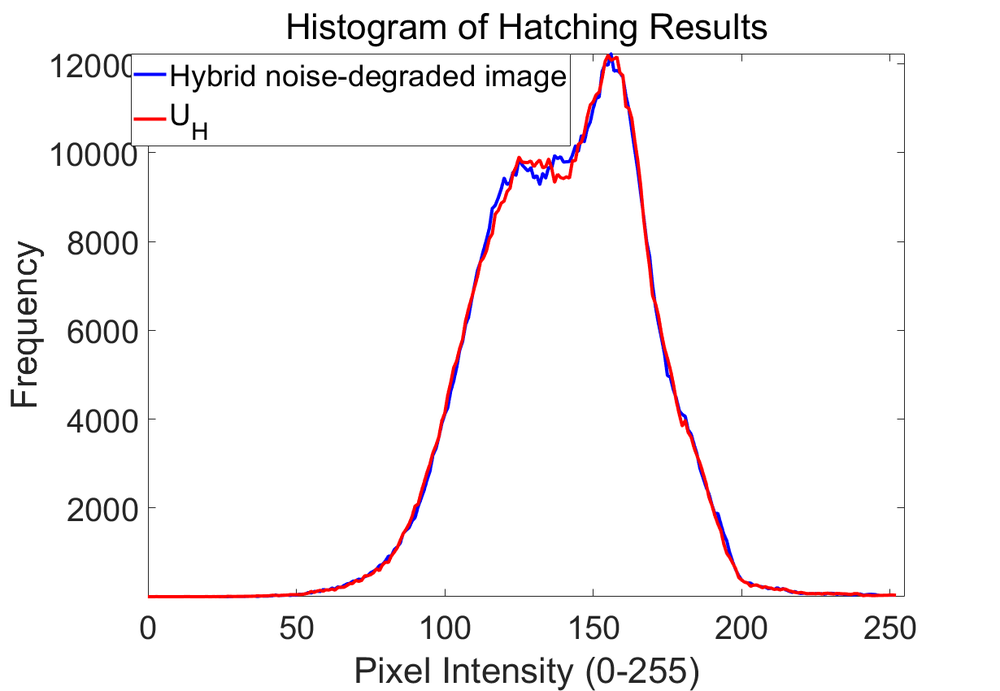
%> input picture untitled.png, 1000 x 691 px, shrunk from 1230 x 850 before the run
$ octave --eval "result = de_filter(imread('untitled.png'));"   (GNU Octave 9; MATLAB toolbox functions it lacks are replaced by stand-ins)
%> lines starting %> are read from the running program, lines starting %| are printed output that depends on the picture
function sum=de_filter(f)


load('direction.mat');
load('direction0.mat');
    g1=imfilter(f,(direction(:,:,1)),'same');
    g1=imfilter(g1,(direction(:,:,1)),'same');
    g1=imadjust(g1,[],[0,1]);

    g2=imfilter(f,(direction(:,:,2)),'same');
    g2=imfilter(g2,(direction(:,:,2)),'same');
    g2=imadjust(g2,[],[0,1]);

    g3=imfilter(f,(direction(:,:,3)),'same');
    g3=imfilter(g3,(direction(:,:,3)),'same');
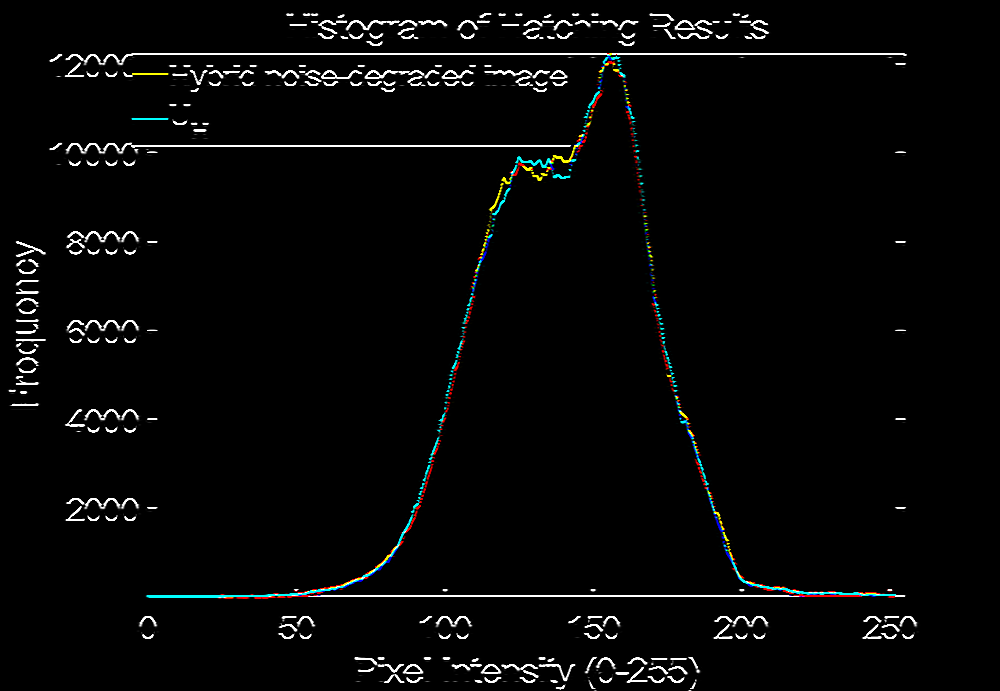
%> g3: size 691x1000x3 uint8; mean R, G, B 6.4, 6.8, 6.6
    g3=imadjust(g3,[],[0,1]);

    g4=imfilter(f,(direction(:,:,4)),'same');
    g4=imfilter(g4,(direction(:,:,4)),'same');
    g4=imadjust(g4,[],[0,1]);

    g5=imfilter(f,(direction(:,:,5)),'same');
    g5=imfilter(g5,(direction(:,:,5)),'same');
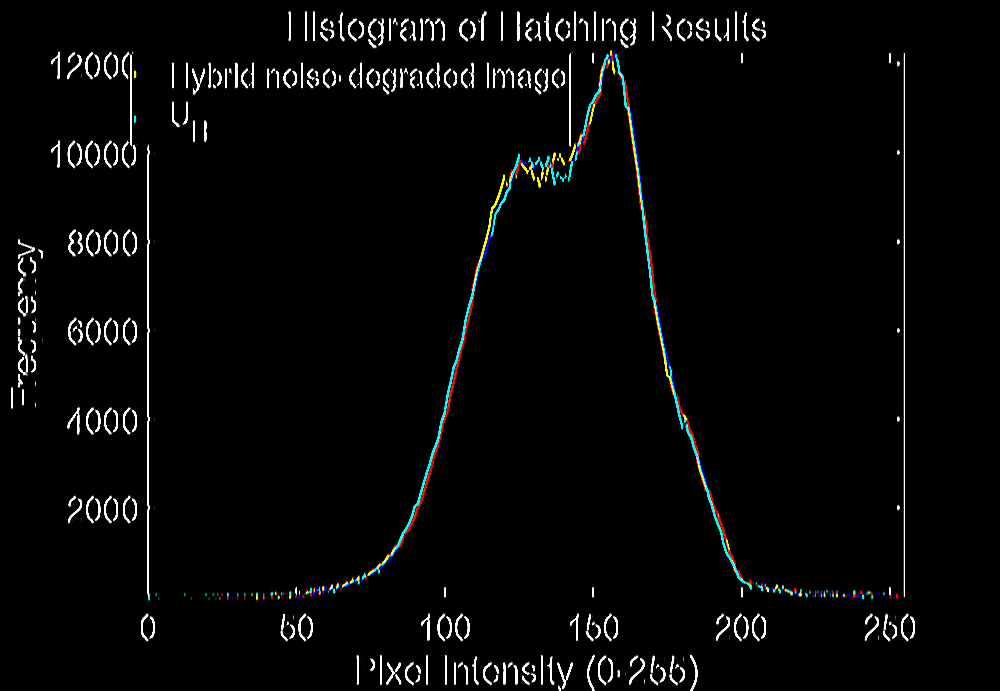
%> g5: size 691x1000x3 uint8; mean R, G, B 6.8, 7.2, 7
    g5=imadjust(g5,[],[0,1]);

    g6=imfilter(f,(direction(:,:,6)),'same');
   g6=imfilter(g6,(direction(:,:,6)),'same');
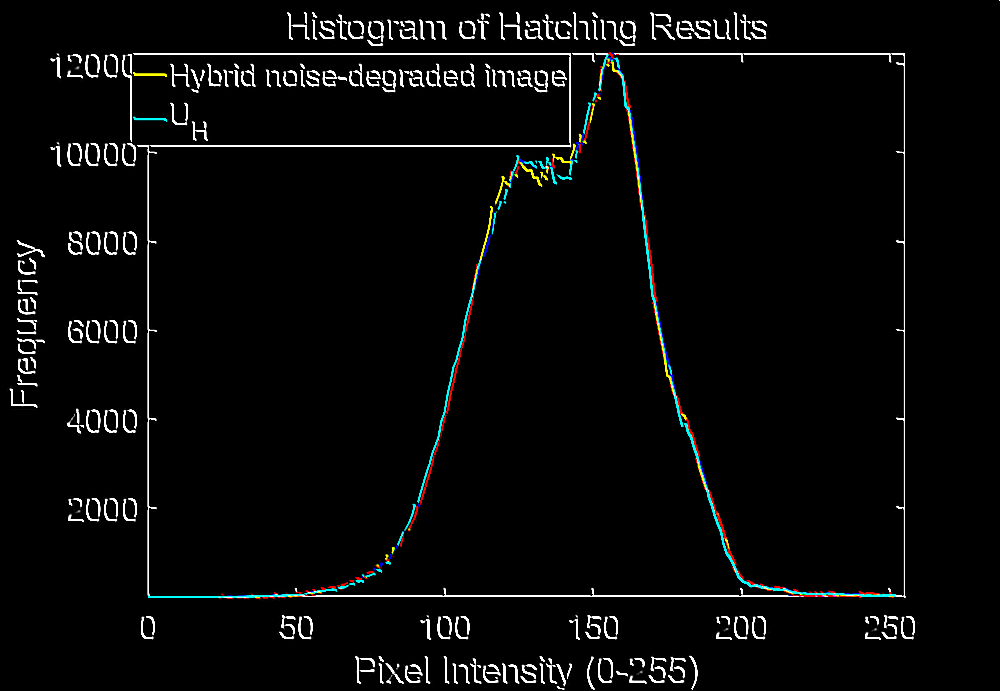
%> g6: size 691x1000x3 uint8; mean R, G, B 8.2, 8.7, 8.5; mean of the top-left, top-right, bottom-left and bottom-right quarters 12.9, 7.6, 6.9, 6.3
    g6=imadjust(g6,[],[0,1]);

    g7=imfilter(f,(direction(:,:,7)),'same');
    g7=imfilter(g7,(direction(:,:,7)),'same');
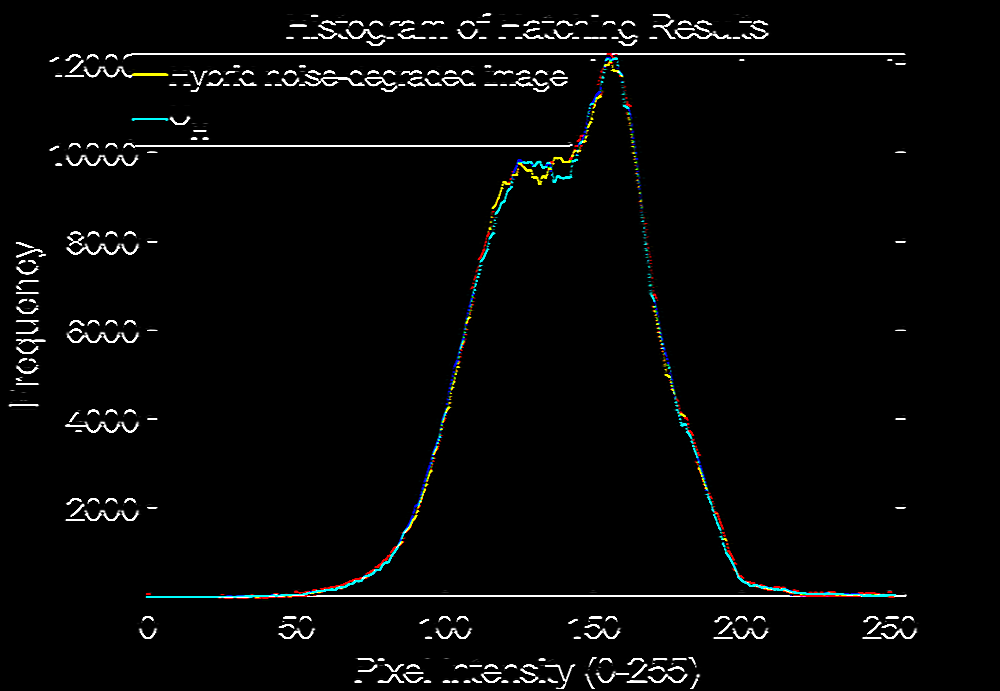
%> g7: size 691x1000x3 uint8; mean R, G, B 6.4, 6.7, 6.6
    g7=imadjust(g7,[],[0,1]);

    g8=imfilter(f,(direction(:,:,8)),'same');
    g8=imfilter(g8,(direction(:,:,8)),'same');
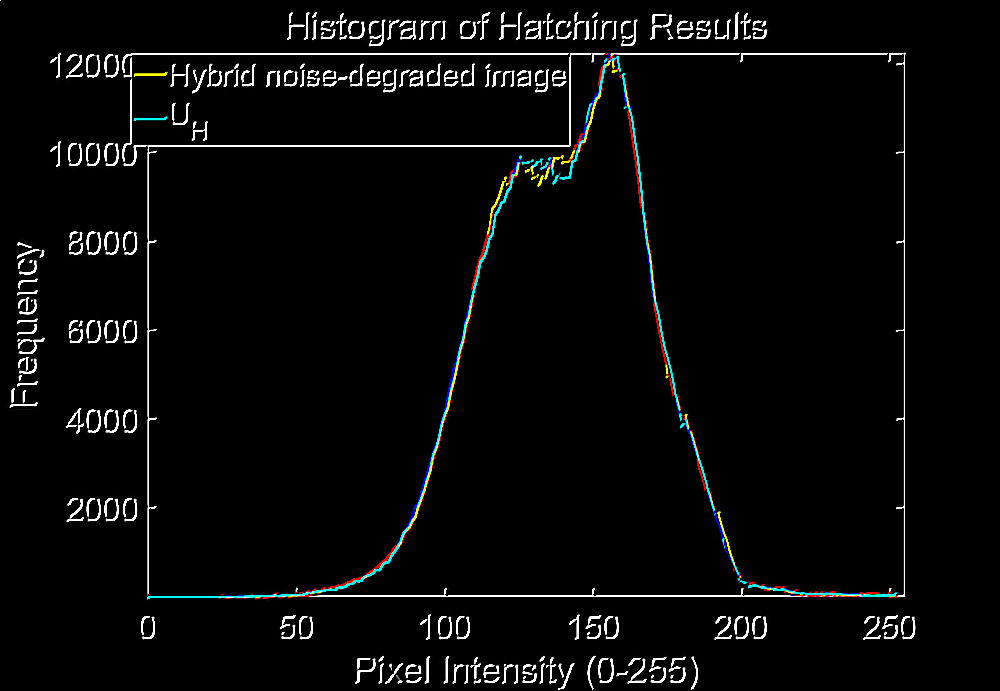
%> g8: size 691x1000x3 uint8; mean R, G, B 8.3, 8.8, 8.6; mean of the top-left, top-right, bottom-left and bottom-right quarters 13, 7.6, 7.4, 6.3
    g8=imadjust(g8,[],[0,1]);
  sum=(g1+g2+g3+g4+g5+g6+g7+g8)./8;
%   se=strel('disk',1);
%   sum=imerode(sum,se);
sum=imadjust(sum,[0,1],[1,0]);
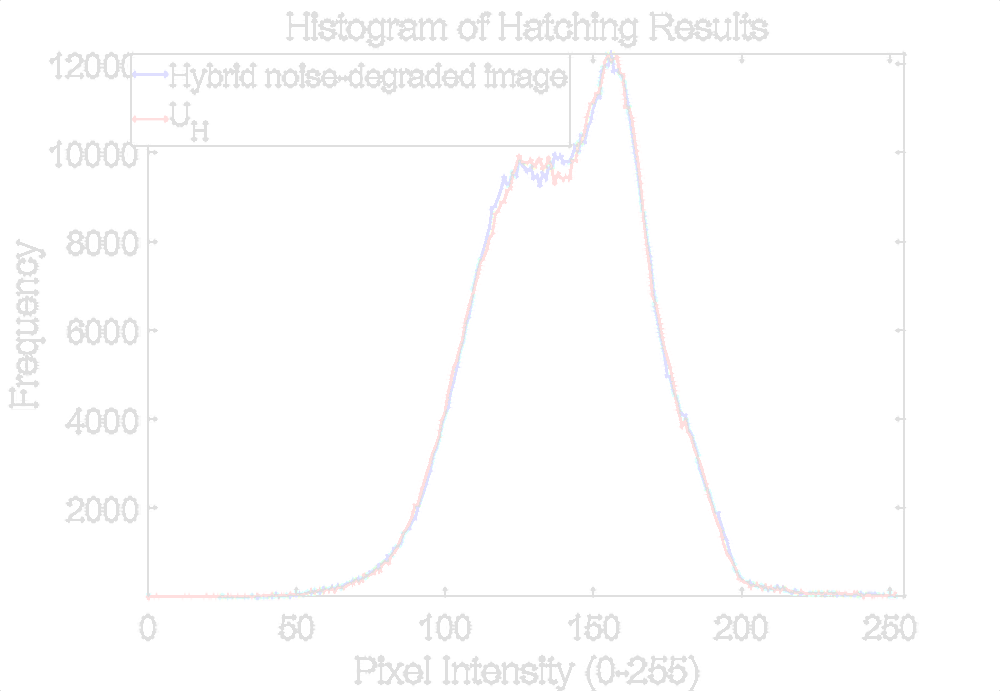
%> sum: size 691x1000x3 uint8; mean R, G, B 253.3, 253.2, 253.3
